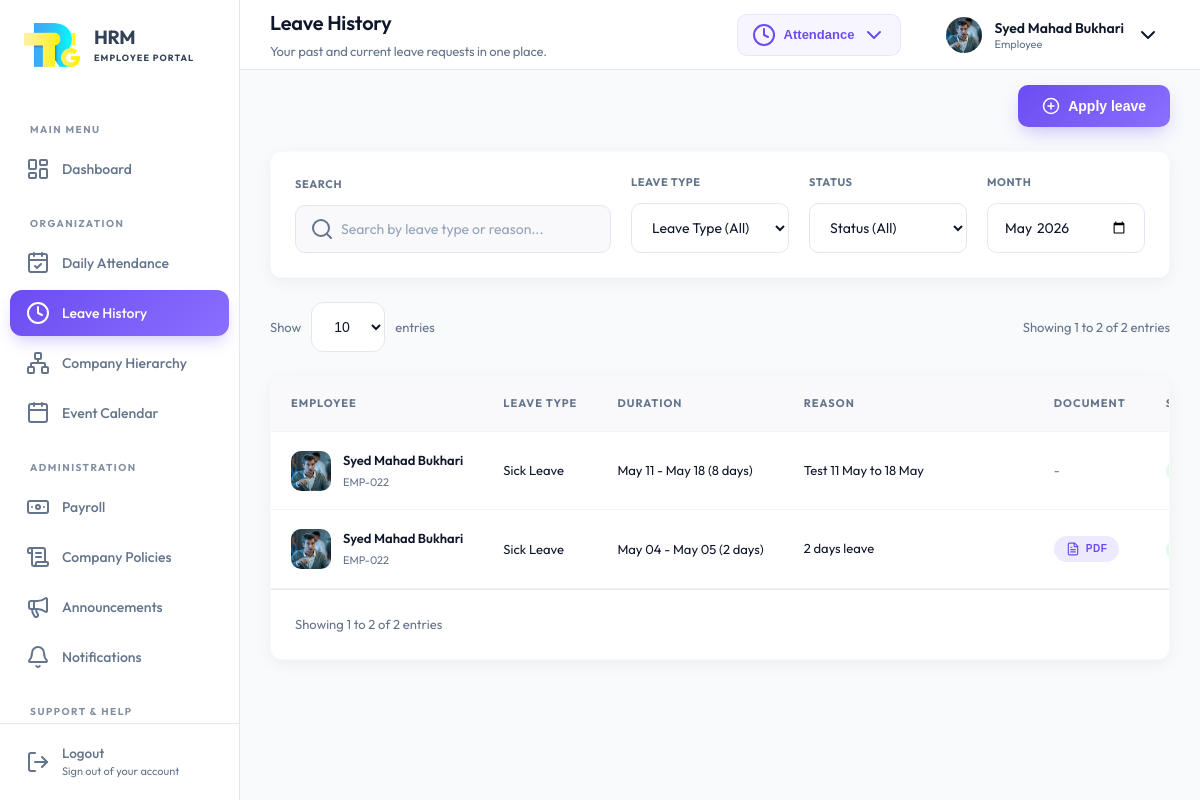
Screenshot of /user/leave-management.php (signed in) with the database file from the repository.
### tables this page shows
CREATE TABLE `employees` (
  `id` int(11) NOT NULL,
  `first_name` varchar(50) NOT NULL,
  `middle_name` varchar(50) DEFAULT NULL,
  `last_name` varchar(50) NOT NULL,
  `email` varchar(100) NOT NULL,
  `password` varchar(255) NOT NULL,
  `role` enum('Admin','HR','Employee') DEFAULT 'Employee',
  `gender` enum('Male','Female','Other') DEFAULT NULL,
  `dob` date DEFAULT NULL,
  `phone` varchar(25) DEFAULT NULL,
  `cnic_number` varchar(25) DEFAULT NULL,
  `address` text DEFAULT NULL,
  `emergency_contact` varchar(25) DEFAULT NULL,
  `emergency_relation` varchar(50) DEFAULT NULL,
  `department_id` int(11) DEFAULT NULL,
  `shift_id` int(11) DEFAULT NULL,
  `job_title` varchar(100) DEFAULT NULL,
  `job_type` enum('Permanent','Probation','Internship') DEFAULT 'Permanent',
  `salary` decimal(12,2) DEFAULT 0.00,
  `joining_date` date DEFAULT NULL,
  `status` enum('Pending','Active','On Leave','Terminated','Exit') DEFAULT 'Pending',
  `id_card_path` varchar(255) DEFAULT NULL,
  `other_docs` text DEFAULT NULL,
  `resume_path` varchar(255) DEFAULT NULL,
  `profile_pic` varchar(255) DEFAULT NULL,
  `created_at` timestamp NOT NULL DEFAULT current_timestamp(),
  `updated_at` timestamp NULL DEFAULT NULL ON UPDATE current_timestamp(),
  `deleted_at` timestamp NULL DEFAULT NULL
);

CREATE TABLE `leave_requests` (
  `id` int(11) NOT NULL,
  `employee_id` int(11) NOT NULL,
  `leave_type_id` int(11) NOT NULL,
  `start_date` date NOT NULL,
  `end_date` date NOT NULL,
  `reason` text DEFAULT NULL,
  `document_path` varchar(255) DEFAULT NULL,
  `status` enum('Pending','Approved','Rejected') DEFAULT 'Pending',
  `admin_note` text DEFAULT NULL,
  `applied_at` timestamp NOT NULL DEFAULT current_timestamp(),
  `updated_at` timestamp NULL DEFAULT NULL ON UPDATE current_timestamp()
);

CREATE TABLE `leave_types` (
  `id` int(11) NOT NULL,
  `name` varchar(50) NOT NULL,
  `days_per_year` int(11) NOT NULL DEFAULT 0
);

### user/leave-management.php (the view, shortened to what this page needs)
<?php
$page_title = "Leave History";
$page_subtitle = "Your past and current leave requests in one place.";
include 'includes/header.php';
require_once '../includes/db_connect.php';
$emp_id = $_SESSION['user_id'];
$stmt = $pdo->prepare("SELECT first_name, middle_name, last_name, profile_pic FROM employees WHERE id = ?");
$stmt->execute([$emp_id]);
$emp_data = $stmt->fetch();
$middle_name_part = !empty($emp_data['middle_name']) ? $emp_data['middle_name'] . ' ' : '';
$leave_user_name = trim($emp_data['first_name'] . ' ' . $middle_name_part . $emp_data['last_name']);
$leave_user_id = 'EMP-0' . $emp_id;
$leave_user_avatar = !empty($emp_data['profile_pic']) ? '../' . $emp_data['profile_pic'] : '../images/profile-image/default-avatar.svg';
$stmt_l = $pdo->prepare("
    SELECT lr.*, lt.name as leave_type_name
    FROM leave_requests lr
    LEFT JOIN leave_types lt ON lr.leave_type_id = lt.id
    WHERE lr.employee_id = ?
    ORDER BY lr.applied_at DESC
");
$stmt_l->execute([$emp_id]);
$leave_requests = $stmt_l->fetchAll(PDO::FETCH_ASSOC);
?>
<?php include 'includes/sidebar.php'; ?>
<div class="page-action-area">
    <button type="button" class="btn-primary" onclick="openApplyLeaveModal()">
        <i data-lucide="plus-circle" size="18"></i>
        <span>Apply leave</span>
    </button>
</div>
<div class="card p-24 mb-24">
    <div class="filter-grid">
        <div class="filter-item">
            <label class="admin-form-label font-12" for="leaveFilterSearch">Search</label>
            <div class="search-box w-full">
                <input type="text" id="leaveFilterSearch" class="form-control"
                    placeholder="Search by leave type or reason...">
            </div>
        </div>
        <div class="filter-item">
            <label class="admin-form-label font-12" for="leaveFilterType">Leave Type</label>
            <select id="leaveFilterType" class="form-control">
                <option value="">Leave Type (All)</option>
            </select>
        </div>
        <div class="filter-item">
            <label class="admin-form-label font-12" for="leaveFilterStatus">Status</label>
            <select id="leaveFilterStatus" class="form-control">
                <option value="">Status (All)</option>
            </select>
        </div>
        <div class="filter-item">
            <label class="admin-form-label font-12" for="leaveFilterMonth">Month</label>
            <input type="month" id="leaveFilterMonth" class="form-control" value="<?= date('Y-m') ?>">
        </div>
    </div>
</div>
<div class="leave-history-main">
    <div class="flex-between mb-24 px-4">
        <div class="flex-center gap-10">
            <span class="font-13 text-light">Show</span>
            <select class="form-control font-13 font-600 per-page-select" id="perPageSelect">
                <option value="10" selected>10</option>
            </select>
            <span class="font-13 text-light">entries</span>
        </div>
        <div class="text-right">
            <span class="font-13 text-light" id="tableSummary">Showing 1 to 10 of 10 entries</span>
        </div>
    </div>
    <div class="card p-0 overflow-hidden">
        <div class="table-responsive">
            <table class="data-table">
                <thead>
                    <tr>
                        <th>EMPLOYEE</th>
                        <th>LEAVE TYPE</th>
                        <th>DURATION</th>
                        <th class="allow-wrap">REASON</th>
                        <th>DOCUMENT</th>
                        <th>STATUS</th>
                    </tr>
                </thead>
                <tbody id="leaveTableBody">
                    <?php if (!empty($leave_requests)): ?>
                        <?php foreach ($leave_requests as $lr): ?>
                            <?php
                            $start_ts = strtotime($lr['start_date']);
                            $end_ts = strtotime($lr['end_date']);
                            $days = (int)round(($end_ts - $start_ts) / (60 * 60 * 24)) + 1;
                            $date_range = date("M d", $start_ts) . ' - ' . date("M d", $end_ts) . " ($days days)";
                            $badge_class = 'badge-warning';
                            if ($lr['status'] === 'Approved') $badge_class = 'badge-success';
                            $safe_reason = htmlspecialchars($lr['reason'], ENT_QUOTES, 'UTF-8');
                            $display_reason = mb_strlen($lr['reason']) > 35 ? mb_substr($lr['reason'], 0, 35) . '...' : $lr['reason'];
                            $safe_display_reason = htmlspecialchars($display_reason, ENT_QUOTES, 'UTF-8');
                            ?>
                            <tr data-id="<?= $lr['id'] ?>" data-leave-type="<?= htmlspecialchars($lr['leave_type_name']) ?>" data-date-from="<?= $lr['start_date'] ?>" data-date-to="<?= $lr['end_date'] ?>" data-reason="<?= $safe_reason ?>" data-document-path="<?= htmlspecialchars($lr['document_path'] ?? '', ENT_QUOTES) ?>">
                                <td>
                                    <div class="emp-profile">
                                        <img src="<?= htmlspecialchars($leave_user_avatar, ENT_QUOTES, 'UTF-8') ?>" class="emp-avatar" alt="">
                                        <div class="emp-info">
                                            <span class="name"><?= htmlspecialchars($leave_user_name, ENT_QUOTES, 'UTF-8') ?></span>
                                            <span class="email"><?= htmlspecialchars($leave_user_id, ENT_QUOTES, 'UTF-8') ?></span>
                                        </div>
                                    </div>
                                </td>
                                <td><?= htmlspecialchars($lr['leave_type_name']) ?></td>
                                <td><?= $date_range ?></td>
                                <td class="allow-wrap" title="<?= $safe_reason ?>"><?= $safe_display_reason ?></td>
                                <td>
                                    <?php if (!empty($lr['document_path'])): ?>
                                        <?php
                                        $doc_ext = strtolower(pathinfo($lr['document_path'], PATHINFO_EXTENSION));
                                        $is_img = in_array($doc_ext, ['jpg', 'jpeg', 'png']);
                                        ?>
                                        <button type="button" class="doc-pill <?= $is_img ? 'doc-pill-image' : 'doc-pill-pdf' ?>" title="View Document"
                                            onclick="openLeaveDocument('../<?= htmlspecialchars($lr['document_path']) ?>','<?= $is_img ? 'image' : 'pdf' ?>')">
                                            <i data-lucide="<?= $is_img ? 'image' : 'file-text' ?>" size="14"></i>
                                            <span><?= $is_img ? 'Image' : 'PDF' ?></span>
                                        </button>
                                    <?php else: ?>
                                        <span class="text-light">-</span>
                                    <?php endif; ?>
                                </td>
                                <td><span class="badge <?= $badge_class ?>"><?= htmlspecialchars($lr['status']) ?></span></td>
                            </tr>
                        <?php endforeach; ?>
                    <?php else: ?>
                        <tr><td colspan="7" class="text-center p-20 text-light italic">No leave requests found.</td></tr>
                    <?php endif; ?>
                </tbody>
            </table>
        </div>
        <div class="p-24 flex-between border-top">
            <span class="font-13 text-light" id="paginationInfo">Showing 1 to 10 of 10 entries</span>
        </div>
    </div>
</div>
<?php include 'includes/footer.php'; ?>

### user/includes/sidebar.php (shortened to what this page needs)
<?php
$current_page = basename($_SERVER['PHP_SELF']);
$profile_pic = null;
if (!empty($_SESSION['user_id'])) {
    $stmt_pic = $pdo->prepare("SELECT profile_pic FROM employees WHERE id = ? AND deleted_at IS NULL LIMIT 1");
    $stmt_pic->execute([$_SESSION['user_id']]);
    $profile_pic = $stmt_pic->fetchColumn() ?: null;
}
?>
<aside class="sidebar" id="sidebar">
    <div class="sidebar-logo">
        <a href="index.php" class="sidebar-logo-mark" aria-label="HRM Employee dashboard">
            <img src="../images/loginimage/logo.png" alt="Richmond Tech Group" class="sidebar-logo-img" width="44" height="44">
        </a>
        <div class="sidebar-brand-text">
            <span class="sidebar-brand-name">HRM</span>
            <span class="sidebar-brand-tag">Employee portal</span>
        </div>
    </div>
    <div class="sidebar-menu custom-scrollbar">
        <div class="menu-label">Main Menu</div>
        <div class="menu-item">
            <a href="index.php" class="menu-link <?= ($current_page == 'index.php') ? 'active' : '' ?>">
                <i data-lucide="layout-dashboard" size="18"></i>
                <span>Dashboard</span>
            </a>
        </div>
        <div class="menu-label">Organization</div>
        <div class="menu-item">
            <a href="daily-attendance.php" class="menu-link <?= ($current_page == 'daily-attendance.php') ? 'active' : '' ?>">
                <i data-lucide="calendar-check" size="18"></i>
                <span>Daily Attendance</span>
            </a>
        </div>
        <div class="menu-item">
            <a href="leave-management.php" class="menu-link <?= ($current_page == 'leave-management.php') ? 'active' : '' ?>">
                <i data-lucide="clock" size="18"></i>
                <span>Leave History</span>
            </a>
        </div>
        <div class="menu-item">
            <a href="hierarchy.php" class="menu-link <?= ($current_page == 'hierarchy.php') ? 'active' : '' ?>">
                <i data-lucide="network" size="18"></i>
                <span>Company Hierarchy</span>
            </a>
        </div>
        <div class="menu-item">
            <a href="event-calendar.php" class="menu-link <?= ($current_page == 'event-calendar.php') ? 'active' : '' ?>">
                <i data-lucide="calendar" size="18"></i>
                <span>Event Calendar</span>
            </a>
        </div>
        <div class="menu-label">Administration</div>
        <div class="menu-item">
            <a href="payroll.php" class="menu-link <?= ($current_page == 'payroll.php') ? 'active' : '' ?>">
                <i data-lucide="banknote" size="18"></i>
                <span>Payroll</span>
            </a>
        </div>
        <div class="menu-item">
            <a href="policies.php" class="menu-link <?= (in_array($current_page, ['policies.php', 'policy-detail.php'], true)) ? 'active' : '' ?>">
                <i data-lucide="scroll-text" size="18"></i>
                <span>Company Policies</span>
            </a>
        </div>
        <div class="menu-item">
            <a href="announcements.php" class="menu-link <?= ($current_page == 'announcements.php') ? 'active' : '' ?>">
                <i data-lucide="megaphone" size="18"></i>
                <span>Announcements</span>
            </a>
        </div>
        <div class="menu-item">
            <a href="notifications.php" class="menu-link <?= ($current_page == 'notifications.php') ? 'active' : '' ?>">
                <i data-lucide="bell" size="18"></i>
                <span>Notifications</span>
            </a>
        </div>
        <div class="menu-label">Support & Help</div>
    </div>
    <div class="sidebar-footer">
        <div class="menu-item m-0">
            <a href="../logout.php" class="menu-link danger menu-link--logout-stack">
                <i data-lucide="log-out" size="18"></i>
                <span class="menu-link__logout-stack">
                    <span class="menu-link__logout-title">Logout</span>
                    <span class="menu-link__logout-sub">Sign out of your account</span>
                </span>
            </a>
        </div>
    </div>
</aside>
<main class="main-wrapper">
    <header class="top-bar">
        <div class="page-title">
            <div class="title-meta">
                <h2><?= isset($page_title) ? $page_title : ucwords(str_replace(['.php', '-'], ['', ' '], $current_page)) ?></h2>
                <?php if(isset($page_subtitle)): ?>
                    <p class="font-13 text-light mt-2"><?= $page_subtitle ?></p>
                <?php endif; ?>
            </div>
        </div>
        <div class="top-actions">
            <div class="attendance-dropdown" id="attendanceDropdown">
                <button class="attendance-toggle" id="attendanceToggle">
                    <i data-lucide="clock" size="18"></i>
                    <span>Attendance</span>
                    <i data-lucide="chevron-down" size="14"></i>
                </button>
            </div>
            <div class="user-profile-dropdown" id="userProfileDropdown">
                <button type="button" class="user-profile user-profile-toggle" id="userProfileToggle" aria-haspopup="true" aria-expanded="false">
                    <?php
                    $avatar_path = $profile_pic ? '../' . $profile_pic : '../images/profile-image/default-avatar.svg';
                    ?>
                    <img src="<?= $avatar_path ?>" alt="Employee" class="user-avatar"
                         onerror="this.src='../images/profile-image/default-avatar.svg'">
                    <div class="user-info">
                        <span class="user-name"><?= htmlspecialchars($_SESSION['user_name'] ?? 'Employee', ENT_QUOTES, 'UTF-8') ?></span>
                        <span class="user-role"><?= htmlspecialchars($_SESSION['user_role'] ?? 'Staff', ENT_QUOTES, 'UTF-8') ?></span>
                    </div>
                    <i data-lucide="chevron-down" size="16" class="user-dropdown-chevron"></i>
                </button>
            </div>
        </div>
    </header>
    <div class="content-body">

### rows the page displays
employees: profile_pic (picture)
leave_requests: employee.profile_pic (picture), employee.last_name "Syed Mahad Bukhari", leave_type.name "Sick Leave", date_range "May 11 - May 18 (8 days)", reason "Test 11 May to 18 May"
leave_requests: employee.profile_pic (picture), employee.last_name "Syed Mahad Bukhari", leave_type.name "Sick Leave", date_range "May 04 - May 05 (2 days)", reason "2 days leave", shows "PDF"

### other values shown
$page_title "Leave History"
$page_subtitle "Your past and current leave requests in one place."
$_SESSION['user_name'] "Syed Mahad Bukhari"
$_SESSION['user_role'] "Employee"
